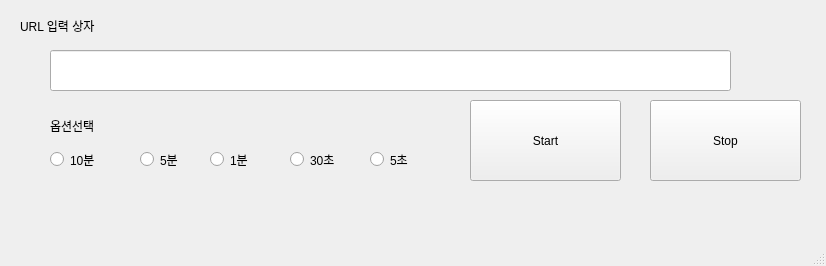
<?xml version="1.0" encoding="UTF-8"?>
<ui version="4.0">
 <class>MainWindow</class>
 <widget class="QMainWindow" name="MainWindow">
  <property name="geometry">
   <rect>
    <x>0</x>
    <y>0</y>
    <width>826</width>
    <height>266</height>
   </rect>
  </property>
  <property name="windowTitle">
   <string>웹감지툴</string>
  </property>
  <widget class="QWidget" name="centralwidget">
   <widget class="QPushButton" name="pushButton">
    <property name="geometry">
     <rect>
      <x>470</x>
      <y>100</y>
      <width>151</width>
      <height>81</height>
     </rect>
    </property>
    <property name="text">
     <string>Start</string>
    </property>
   </widget>
   <widget class="QLineEdit" name="url">
    <property name="geometry">
     <rect>
      <x>50</x>
      <y>50</y>
      <width>681</width>
      <height>41</height>
     </rect>
    </property>
   </widget>
   <widget class="QLabel" name="label">
    <property name="geometry">
     <rect>
      <x>20</x>
      <y>10</y>
      <width>111</width>
      <height>31</height>
     </rect>
    </property>
    <property name="text">
     <string>URL 입력 상자</string>
    </property>
   </widget>
   <widget class="QLabel" name="label_2">
    <property name="geometry">
     <rect>
      <x>50</x>
      <y>110</y>
      <width>111</width>
      <height>31</height>
     </rect>
    </property>
    <property name="text">
     <string>옵션선택</string>
    </property>
   </widget>
   <widget class="QRadioButton" name="rb_10m">
    <property name="geometry">
     <rect>
      <x>50</x>
      <y>150</y>
      <width>108</width>
      <height>19</height>
     </rect>
    </property>
    <property name="text">
     <string>10분</string>
    </property>
   </widget>
   <widget class="QRadioButton" name="rb_5m">
    <property name="geometry">
     <rect>
      <x>140</x>
      <y>150</y>
      <width>108</width>
      <height>19</height>
     </rect>
    </property>
    <property name="text">
     <string>5분</string>
    </property>
   </widget>
   <widget class="QRadioButton" name="rb_1m">
    <property name="geometry">
     <rect>
      <x>210</x>
      <y>150</y>
      <width>108</width>
      <height>19</height>
     </rect>
    </property>
    <property name="text">
     <string>1분</string>
    </property>
   </widget>
   <widget class="QLabel" name="lbl_print">
    <property name="geometry">
     <rect>
      <x>120</x>
      <y>190</y>
      <width>551</width>
      <height>41</height>
     </rect>
    </property>
    <property name="font">
     <font>
      <weight>75</weight>
      <bold>true</bold>
     </font>
    </property>
    <property name="text">
     <string/>
    </property>
    <property name="alignment">
     <set>Qt::AlignCenter</set>
    </property>
   </widget>
   <widget class="QRadioButton" name="rb_30s">
    <property name="geometry">
     <rect>
      <x>290</x>
      <y>150</y>
      <width>108</width>
      <height>19</height>
     </rect>
    </property>
    <property name="text">
     <string>30초</string>
    </property>
   </widget>
   <widget class="QRadioButton" name="rb_5s">
    <property name="geometry">
     <rect>
      <x>370</x>
      <y>150</y>
      <width>108</width>
      <height>19</height>
     </rect>
    </property>
    <property name="text">
     <string>5초</string>
    </property>
   </widget>
   <widget class="QPushButton" name="pushButton_2">
    <property name="geometry">
     <rect>
      <x>650</x>
      <y>100</y>
      <width>151</width>
      <height>81</height>
     </rect>
    </property>
    <property name="text">
     <string>Stop</string>
    </property>
   </widget>
  </widget>
  <widget class="QStatusBar" name="statusbar"/>
 </widget>
 <resources/>
 <connections>
  <connection>
   <sender>rb_10m</sender>
   <signal>clicked()</signal>
   <receiver>MainWindow</receiver>
   <slot>setCycle()</slot>
   <hints>
    <hint type="sourcelabel">
     <x>81</x>
     <y>165</y>
    </hint>
    <hint type="destinationlabel">
     <x>105</x>
     <y>177</y>
    </hint>
   </hints>
  </connection>
  <connection>
   <sender>pushButton</sender>
   <signal>clicked()</signal>
   <receiver>MainWindow</receiver>
   <slot>startChk()</slot>
   <hints>
    <hint type="sourcelabel">
     <x>509</x>
     <y>146</y>
    </hint>
    <hint type="destinationlabel">
     <x>559</x>
     <y>159</y>
    </hint>
   </hints>
  </connection>
  <connection>
   <sender>rb_5m</sender>
   <signal>clicked()</signal>
   <receiver>MainWindow</receiver>
   <slot>setCycle()</slot>
   <hints>
    <hint type="sourcelabel">
     <x>175</x>
     <y>153</y>
    </hint>
    <hint type="destinationlabel">
     <x>120</x>
     <y>186</y>
    </hint>
   </hints>
  </connection>
  <connection>
   <sender>rb_1m</sender>
   <signal>clicked()</signal>
   <receiver>MainWindow</receiver>
   <slot>setCycle()</slot>
   <hints>
    <hint type="sourcelabel">
     <x>256</x>
     <y>160</y>
    </hint>
    <hint type="destinationlabel">
     <x>210</x>
     <y>178</y>
    </hint>
   </hints>
  </connection>
  <connection>
   <sender>rb_30s</sender>
   <signal>clicked()</signal>
   <receiver>MainWindow</receiver>
   <slot>setCycle()</slot>
   <hints>
    <hint type="sourcelabel">
     <x>326</x>
     <y>156</y>
    </hint>
    <hint type="destinationlabel">
     <x>263</x>
     <y>184</y>
    </hint>
   </hints>
  </connection>
  <connection>
   <sender>rb_5s</sender>
   <signal>clicked()</signal>
   <receiver>MainWindow</receiver>
   <slot>setCycle()</slot>
   <hints>
    <hint type="sourcelabel">
     <x>405</x>
     <y>157</y>
    </hint>
    <hint type="destinationlabel">
     <x>366</x>
     <y>181</y>
    </hint>
   </hints>
  </connection>
  <connection>
   <sender>pushButton_2</sender>
   <signal>clicked()</signal>
   <receiver>MainWindow</receiver>
   <slot>stopChk()</slot>
   <hints>
    <hint type="sourcelabel">
     <x>728</x>
     <y>145</y>
    </hint>
    <hint type="destinationlabel">
     <x>639</x>
     <y>185</y>
    </hint>
   </hints>
  </connection>
 </connections>
 <slots>
  <slot>setCycle()</slot>
  <slot>startChk()</slot>
  <slot>stopChk()</slot>
 </slots>
</ui>
